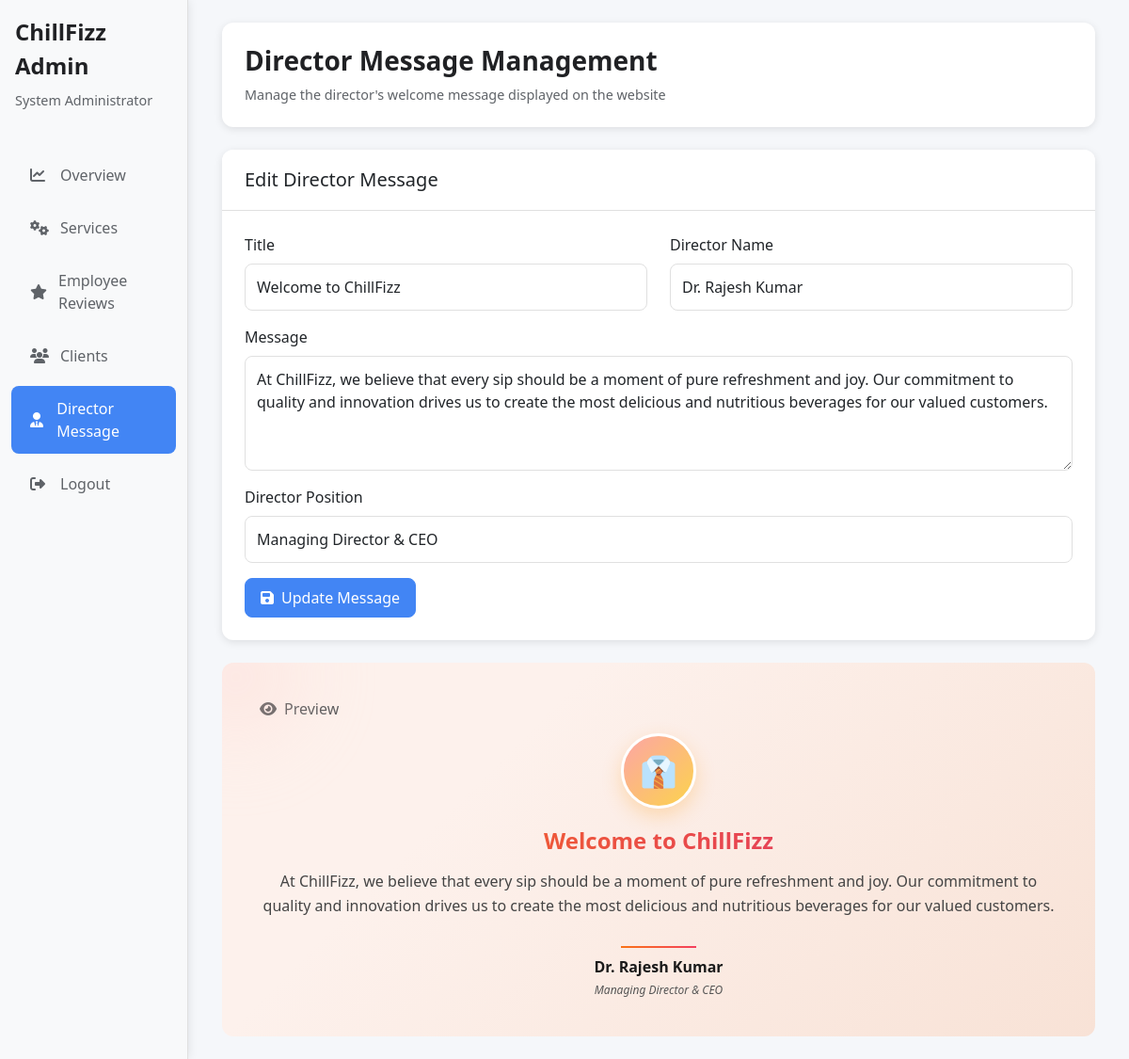
The app's page /director.php (signed in) with its own data.
### tables this page shows
CREATE TABLE director_message (
    id INT AUTO_INCREMENT PRIMARY KEY,
    title VARCHAR(255),
    message TEXT NOT NULL,
    director_name VARCHAR(255),
    director_position VARCHAR(255),
    created_at TIMESTAMP DEFAULT CURRENT_TIMESTAMP,
    updated_at TIMESTAMP DEFAULT CURRENT_TIMESTAMP ON UPDATE CURRENT_TIMESTAMP
);

### director.php (the view, shortened to what this page needs)
<?php
$database = new Database();
$db = $database->getConnection();
$stmt = $db->query("SELECT * FROM director_message ORDER BY id DESC LIMIT 1");
$current_message = $stmt->fetch(PDO::FETCH_ASSOC);
?>
<!DOCTYPE html>
<html lang="en">
<head>
    <link href="https://cdn.jsdelivr.net/npm/bootstrap@5.3.0/dist/css/bootstrap.min.css" rel="stylesheet">
    <link href="https://cdnjs.cloudflare.com/ajax/libs/font-awesome/6.4.0/css/all.min.css" rel="stylesheet">
</head>
<body>
    <div class="container-fluid">
        <div class="row">
            <div class="col-md-2 sidebar p-0">
                <div class="p-3">
                    <div class="admin-header">ChillFizz Admin</div>
                    <div class="admin-subtitle">System Administrator</div>
                </div>
                <nav class="nav flex-column mt-4">
                    <a class="nav-link" href="index.php">
                        <i class="fas fa-chart-line"></i>Overview
                    </a>
                    <a class="nav-link" href="services.php">
                        <i class="fas fa-cogs"></i>Services
                    </a>
                    <a class="nav-link" href="reviews.php">
                        <i class="fas fa-star"></i>Employee Reviews
                    </a>
                    <a class="nav-link" href="clients.php">
                        <i class="fas fa-users"></i>Clients
                    </a>
                    <a class="nav-link active" href="director.php">
                        <i class="fas fa-user-tie"></i>Director Message
                    </a>
                    <a class="nav-link" href="logout.php">
                        <i class="fas fa-sign-out-alt"></i>Logout
                    </a>
                </nav>
            </div>
            <div class="col-md-10">
                <div class="p-4">
                    <div class="header-section">
                        <div>
                            <h1 class="page-title">Director Message Management</h1>
                            <p class="page-subtitle">Manage the director's welcome message displayed on the website</p>
                        </div>
                    </div>
                    <div class="content-card">
                        <div class="card-header">
                            <h5 class="mb-0">Edit Director Message</h5>
                        </div>
                        <div class="card-body p-4">
                            <form method="POST">
                                <div class="row">
                                    <div class="col-md-6">
                                        <div class="mb-3">
                                            <label class="form-label">Title</label>
                                            <input type="text" class="form-control" name="title"
                                                   value="<?php echo htmlspecialchars($current_message['title']); ?>" required>
                                        </div>
                                    </div>
                                    <div class="col-md-6">
                                        <div class="mb-3">
                                            <label class="form-label">Director Name</label>
                                            <input type="text" class="form-control" name="director_name"
                                                   value="<?php echo htmlspecialchars($current_message['director_name']); ?>" required>
                                        </div>
                                    </div>
                                </div>
                                <div class="mb-3">
                                    <label class="form-label">Message</label>
                                    <textarea class="form-control" name="message" rows="4" required><?php echo htmlspecialchars($current_message['message']); ?></textarea>
                                </div>
                                <div class="mb-3">
                                    <label class="form-label">Director Position</label>
                                    <input type="text" class="form-control" name="director_position"
                                           value="<?php echo htmlspecialchars($current_message['director_position']); ?>" required>
                                </div>
                                <button type="submit" class="btn btn-primary">
                                    <i class="fas fa-save me-2"></i>Update Message
                                </button>
                            </form>
                        </div>
                    </div>
                    <div class="preview-card">
                        <h6 class="text-muted mb-3"><i class="fas fa-eye me-2"></i>Preview</h6>
                        <div class="director-avatar">
                            <span>👔</span>
                        </div>
                        <h2 class="preview-title"><?php echo htmlspecialchars($current_message['title']); ?></h2>
                        <p class="preview-message"><?php echo htmlspecialchars($current_message['message']); ?></p>
                        <div class="preview-signature">
                            <div class="line"></div>
                            <div class="director-name"><?php echo htmlspecialchars($current_message['director_name']); ?></div>
                            <div class="director-position"><?php echo htmlspecialchars($current_message['director_position']); ?></div>
                        </div>
                    </div>
                </div>
            </div>
        </div>
    </div>
</body>
</html>

### director.php (style rules this page uses)
:root { --primary-blue: #4285f4; --light-blue: #e8f0fe; --success-green: #34a853; --light-green: #e6f4ea; --warning-yellow: #fbbc04; --light-yellow: #fef7e0; --danger-red: #ea4335; --light-red: #fce8e6; --sidebar-bg: #f8f9fa; --border-color: #e0e0e0; }
body { background-color: #f5f7fa; font-family: 'Segoe UI', Tahoma, Geneva, Verdana, sans-serif; }
.sidebar { background-color: var(--sidebar-bg); min-height: 100vh; border-right: 1px solid var(--border-color); box-shadow: 0 0 10px rgba(0,0,0,0.1); }
.sidebar .nav-link { color: #5f6368; padding: 12px 20px; margin: 4px 12px; border-radius: 8px; transition: all 0.3s ease; display: flex; align-items: center; }
.sidebar .nav-link.active { background-color: var(--primary-blue); color: white; }
.sidebar .nav-link i { width: 20px; margin-right: 12px; }
.header-section { background: white; padding: 24px; border-radius: 12px; box-shadow: 0 2px 8px rgba(0,0,0,0.1); margin-bottom: 24px; }
.content-card { background: white; border-radius: 12px; box-shadow: 0 2px 8px rgba(0,0,0,0.1); overflow: hidden; }
.content-card .card-header { background: white; border-bottom: 1px solid var(--border-color); padding: 20px 24px; }
.btn-primary { background-color: var(--primary-blue); border-color: var(--primary-blue); border-radius: 8px; padding: 8px 16px; font-weight: 500; }
.form-control { border-radius: 8px; border: 1px solid var(--border-color); padding: 12px; }
.admin-header { color: #202124; font-size: 1.5rem; font-weight: 600; margin-bottom: 8px; }
.admin-subtitle { color: #5f6368; font-size: 0.9rem; }
.page-title { color: #202124; font-size: 1.75rem; font-weight: 600; margin-bottom: 8px; }
.page-subtitle { color: #5f6368; font-size: 0.9rem; margin-bottom: 0; }
.preview-card { background: linear-gradient(135deg, #fdf1ec 30%, #f8e2d6 100%); border-radius: 12px; padding: 40px; margin-top: 24px; position: relative; overflow: hidden; }
.preview-card::before { content: ''; position: absolute; top: -60px; left: -60px; width: 150px; height: 150px; background: radial-gradient(circle, #ffc5c5, #fff0e3); border-radius: 50%; filter: blur(40px); opacity: 0.3; }
.director-avatar { width: 80px; height: 80px; background: linear-gradient(135deg, #fca5a5, #fcd34d); border-radius: 50%; display: flex; align-items: center; justify-content: center; margin: 0 auto 20px; border: 3px solid white; box-shadow: 0 8px 20px rgba(255, 165, 47, 0.3); }
.director-avatar span { font-size: 32px; color: white; }
.preview-title { font-size: 24px; font-weight: 700; background: linear-gradient(90deg, #f97316, #db2777); -webkit-background-clip: text; -webkit-text-fill-color: transparent; text-align: center; margin-bottom: 16px; }
.preview-message { font-size: 16px; line-height: 1.6; color: #444; text-align: center; margin-bottom: 30px; }
.preview-signature { text-align: center; }
.preview-signature .line { height: 2px; width: 80px; margin: 0 auto 8px; background: linear-gradient(to right, #f97316, #f43f5e); }
.director-name { font-size: 16px; font-weight: 700; color: #1a1a1a; margin-bottom: 4px; }
.director-position { font-size: 12px; color: #555; font-style: italic; }

### records on screen
director_message: title "Welcome to ChillFizz", director_name "Dr. Rajesh Kumar", message "At ChillFizz, we believe that every sip should be a moment of pure refreshment and joy. Our commitment to quality and innovation drives us to create the most delicious and nutritious beverages for our valued customers.", director_position "Managing Director & CEO"
